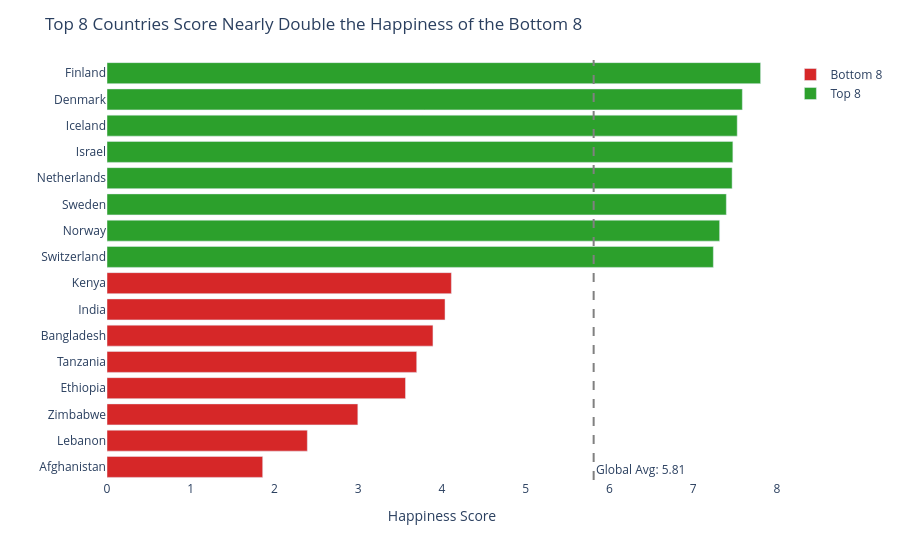

Notebook source saved alongside this figure:
### Markdown cell above
---
## Task 2 — Bottom vs. Top: A Contrast Story

**What to build:** A bar chart that highlights the **gap between the happiest and least happy countries**, focusing on a specific insight.

**Requirements:**
- Show the **top 8 AND bottom 8 countries** together (16 bars total)
- Use **colour** to distinguish the two groups (not Plotly's default rainbow)
- Add a **visual separator or annotation** that emphasises the gap
- Insight title that tells the story of the gap

**Hint:** Use `pd.concat([df.nlargest(8,'Happiness_Score'), df.nsmallest(8,'Happiness_Score')])` to get both groups.

**Stretch goal:** Add a vertical reference line showing the global average.

### Code cell
# Task 2: Top 8 vs. Bottom 8 contrast
# ------------------------------------

# Step 1: Get top and bottom countries
top8 = df.nlargest(8, 'Happiness_Score').copy()
top8['Group'] = 'Top 8'
bottom8 = df.nsmallest(8, 'Happiness_Score').copy()
bottom8['Group'] = 'Bottom 8'

combined = pd.concat([bottom8, top8]).sort_values('Happiness_Score')
global_avg = df['Happiness_Score'].mean()
print(f"Global average: {global_avg:.2f}")

# Step 2: Build your chart
# YOUR CODE HERE

top8 = df.nlargest(8, 'Happiness_Score').copy()
top8['Group'] = 'Top 8'
bottom8 = df.nsmallest(8, 'Happiness_Score').copy()
bottom8['Group'] = 'Bottom 8'

combined = pd.concat([bottom8, top8]).sort_values('Happiness_Score')
global_avg = df['Happiness_Score'].mean()

fig2 = px.bar(
    combined, 
    x='Happiness_Score', 
    y='Country', 
    color='Group',
    orientation='h',
    # Storytelling color choice: Neutral red vs Strong green
    color_discrete_map={'Top 8': '#2ca02c', 'Bottom 8': '#d62728'} 
)

fig2.add_vline(
    x=global_avg, 
    line_dash="dash", 
    line_color="grey", 
    annotation_text=f"Global Avg: {global_avg:.2f}", 
    annotation_position="bottom right"
)

fig2.update_layout(
    title={
        'text': "Top 8 Countries Score Nearly Double the Happiness of the Bottom 8",
        'x': 0.05,
        'xanchor': 'left'
    },
    xaxis_title="Happiness Score",
    yaxis_title="",
    plot_bgcolor='rgba(0,0,0,0)', # Removes background clutter
    xaxis=dict(range=[0, 8], showgrid=False),
    legend_title_text='',
    showlegend=True
)

fig2.show()

### Figure 1 — Plotly figure (JSON) as saved in the notebook; plotly's stock layout.template omitted (floating-point values rounded to 4 significant figures)
{"data": [{"hovertemplate": "Group=Bottom 8<br>Happiness_Score=%{x}<br>Country=%{y}<extra></extra>", "legendgroup": "Bottom 8", "marker": {"color": "#d62728", "pattern": {"shape": ""}}, "name": "Bottom 8", "orientation": "h", "showlegend": true, "textposition": "auto", "type": "bar", "x": [1.859, 2.392, 2.995, 3.564, 3.698, 3.892, 4.036, 4.112], "xaxis": "x", "y": ["Afghanistan", "Lebanon", "Zimbabwe", "Ethiopia", "Tanzania", "Bangladesh", "India", "Kenya"], "yaxis": "y"}, {"hovertemplate": "Group=Top 8<br>Happiness_Score=%{x}<br>Country=%{y}<extra></extra>", "legendgroup": "Top 8", "marker": {"color": "#2ca02c", "pattern": {"shape": ""}}, "name": "Top 8", "orientation": "h", "showlegend": true, "textposition": "auto", "type": "bar", "x": [7.24, 7.315, 7.395, 7.464, 7.473, 7.525, 7.586, 7.804], "xaxis": "x", "y": ["Switzerland", "Norway", "Sweden", "Netherlands", "Israel", "Iceland", "Denmark", "Finland"], "yaxis": "y"}], "layout": {"annotations": [{"showarrow": false, "text": "Global Avg: 5.81", "x": 5.811, "xanchor": "left", "xref": "x", "y": 0, "yanchor": "bottom", "yref": "y domain"}], "barmode": "relative", "legend": {"title": {"text": ""}, "tracegroupgap": 0}, "margin": {"t": 60}, "plot_bgcolor": "rgba(0,0,0,0)", "shapes": [{"line": {"color": "grey", "dash": "dash"}, "type": "line", "x0": 5.811, "x1": 5.811, "xref": "x", "y0": 0, "y1": 1, "yref": "y domain"}], "showlegend": true, "title": {"text": "Top 8 Countries Score Nearly Double the Happiness of the Bottom 8", "x": 0.05, "xanchor": "left"}, "xaxis": {"anchor": "y", "domain": [0, 1], "range": [0, 8], "showgrid": false, "title": {"text": "Happiness Score"}}, "yaxis": {"anchor": "x", "domain": [0, 1], "title": {"text": ""}}}}
